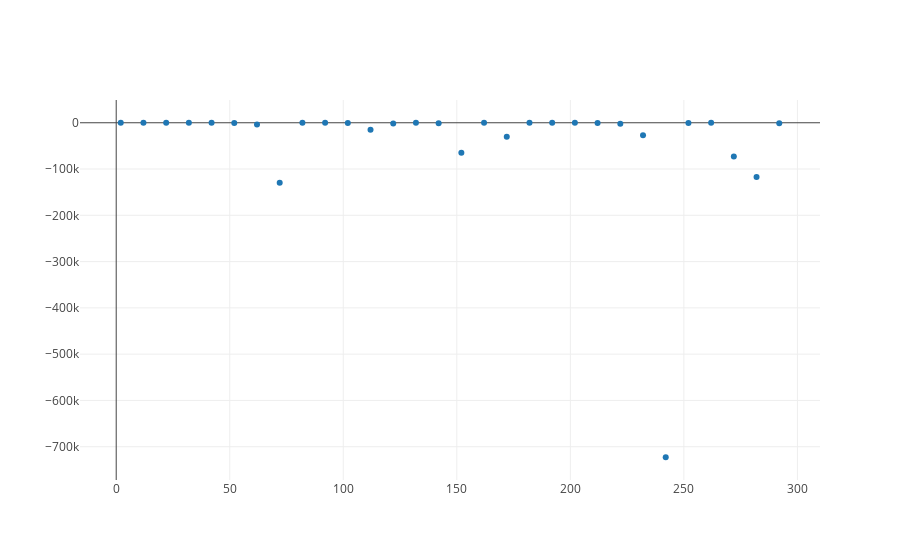

The notebook cell this image was saved under:
### Code cell
from graph import trace_values, plot
scores_trace = trace_values(n_features, scores)
plot([scores_trace])

### Figure 1 — Plotly figure (JSON) as saved in the notebook; plotly's stock layout.template omitted (floating-point values rounded to 4 significant figures)
{"data": [{"mode": "markers", "name": "data", "text": [], "type": "scatter", "uid": "2f030f1d-4abd-440e-9a38-963a1c1ded01", "x": [292, 282, 272, 262, 252, 242, 232, 222, 212, 202, 192, 182, 172, 162, 152, 142, 132, 122, 112, 102, 92, 82, 72, 62, 52, 42, 32, 22, 12, 2], "y": [-904.0, -117000.0, -73000.0, 0.1011, -270.3, -722700.0, -27170.0, -1966.0, -341.8, 0.1204, 0.1217, 0.1228, -30370.0, -28.13, -64930.0, -976.0, 0.1168, -1719.0, -15340.0, -452.4, 0.1181, 0.1188, -129400.0, -4026.0, -625.7, 0.08431, -52.4, 0.04868, 0.04624, -0.001033]}], "layout": {"autosize": true, "xaxis": {"autorange": true, "range": [-15.54, 309.5], "type": "linear"}, "yaxis": {"autorange": true, "range": [-775700.0, 52940.0], "type": "linear"}}}
